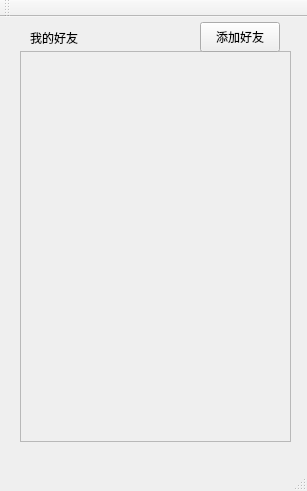
<?xml version="1.0" encoding="UTF-8"?>
<ui version="4.0">
 <class>MainWindow</class>
 <widget class="QMainWindow" name="MainWindow">
  <property name="geometry">
   <rect>
    <x>0</x>
    <y>0</y>
    <width>307</width>
    <height>491</height>
   </rect>
  </property>
  <property name="windowTitle">
   <string>MainWindow</string>
  </property>
  <widget class="QWidget" name="centralwidget">
   <widget class="QScrollArea" name="scrollArea">
    <property name="geometry">
     <rect>
      <x>20</x>
      <y>34</y>
      <width>271</width>
      <height>391</height>
     </rect>
    </property>
    <property name="widgetResizable">
     <bool>true</bool>
    </property>
    <widget class="QWidget" name="scrollAreaWidgetContents">
     <property name="geometry">
      <rect>
       <x>0</x>
       <y>0</y>
       <width>269</width>
       <height>389</height>
      </rect>
     </property>
    </widget>
   </widget>
   <widget class="QWidget" name="widget" native="true">
    <property name="geometry">
     <rect>
      <x>20</x>
      <y>5</y>
      <width>271</width>
      <height>30</height>
     </rect>
    </property>
    <widget class="QPushButton" name="pushButton">
     <property name="geometry">
      <rect>
       <x>180</x>
       <y>0</y>
       <width>80</width>
       <height>30</height>
      </rect>
     </property>
     <property name="text">
      <string>添加好友</string>
     </property>
    </widget>
    <widget class="QLabel" name="label">
     <property name="geometry">
      <rect>
       <x>10</x>
       <y>5</y>
       <width>80</width>
       <height>21</height>
      </rect>
     </property>
     <property name="text">
      <string>我的好友</string>
     </property>
    </widget>
   </widget>
  </widget>
  <widget class="QMenuBar" name="menubar">
   <property name="geometry">
    <rect>
     <x>0</x>
     <y>0</y>
     <width>307</width>
     <height>32</height>
    </rect>
   </property>
  </widget>
  <widget class="QStatusBar" name="statusbar"/>
  <widget class="QToolBar" name="toolBar">
   <property name="windowTitle">
    <string>toolBar</string>
   </property>
   <attribute name="toolBarArea">
    <enum>TopToolBarArea</enum>
   </attribute>
   <attribute name="toolBarBreak">
    <bool>false</bool>
   </attribute>
  </widget>
 </widget>
 <resources/>
 <connections/>
</ui>
